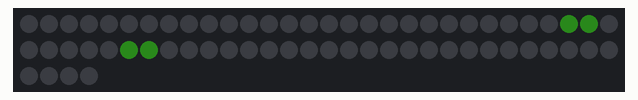
A program run on a simulated MicroPython board. Parts: 64 RGB LEDs in strip order, left to right, continuing on the next row. Dim RGB values are drawn brighter than linear; random numbers come from a fixed seed.

Above: at 0.1 s.
At 4.1 s:
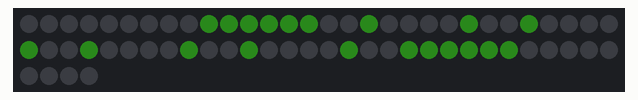
At 10.1 s:
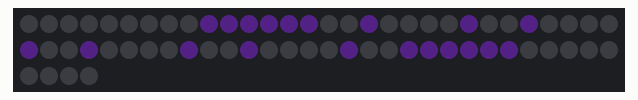
At 16.1 s:
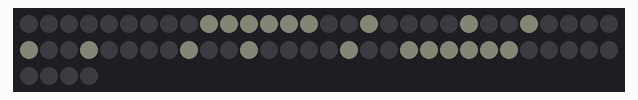
At 26.1 s:
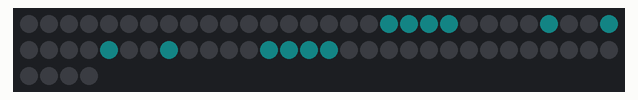
At 38.1 s:
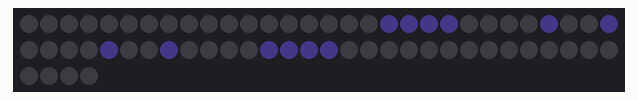

Measured:
- what the display in image 1 shows lasts 2.0 s, from 4.0 s to 6.0 s

The program:

cleoniceras.py
```python
import neopixel
from machine import Pin
from random import randint
from time import sleep

np = neopixel.NeoPixel(Pin(0),8*8)
def randomSquare(t):
    for i in range(8):
        r = randint(1,10)
        g = randint(1,10)
        b = randint(1,10)
        np[27] = (r,g,b)
        np[28] = (r,g,b)
        np[35] = (r,g,b)
        np[36] = (r,g,b)
        np.write()
        sleep(t)
        np[27] = (0,0,0)
        np[28] = (0,0,0)
        np[35] = (0,0,0)
        np[36] = (0,0,0)

        np[18] = (r,g,b)
        np[19] = (r,g,b)
        np[20] = (r,g,b)
        np[21] = (r,g,b)
        np[26] = (r,g,b)
        np[29] = (r,g,b)
        np[34] = (r,g,b)
        np[37] = (r,g,b)
        np[42] = (r,g,b)
        np[43] = (r,g,b)
        np[44] = (r,g,b)
        np[45] = (r,g,b)
        np.write()
        sleep(t)

        np[18] = (0,0,0)
        np[19] = (0,0,0)
        np[20] = (0,0,0)
        np[21] = (0,0,0)
        np[26] = (0,0,0)
        np[29] = (0,0,0)
        np[34] = (0,0,0)
        np[37] = (0,0,0)
        np[42] = (0,0,0)
        np[43] = (0,0,0)
        np[44] = (0,0,0)
        np[45] = (0,0,0)

        np[9] = (r,g,b)
        np[10] = (r,g,b)
        np[11] = (r,g,b)
        np[12] = (r,g,b)
        np[13] = (r,g,b)
        np[14] = (r,g,b)
        np[17] = (r,g,b)
        np[22] = (r,g,b)
        np[25] = (r,g,b)
        np[30] = (r,g,b)
        np[33] = (r,g,b)
        np[38] = (r,g,b)
        np[41] = (r,g,b)
        np[46] = (r,g,b)
        np[49] = (r,g,b)
        np[50] = (r,g,b)
        np[51] = (r,g,b)
        np[52] = (r,g,b)
        np[53] = (r,g,b)
        np[54] = (r,g,b)
        np.write()
        sleep(t)

        np[9] = (0,0,0)
        np[10] = (0,0,0)
        np[11] = (0,0,0)
        np[12] = (0,0,0)
        np[13] = (0,0,0)
        np[14] = (0,0,0)
        np[17] = (0,0,0)
        np[22] = (0,0,0)
        np[25] = (0,0,0)
        np[30] = (0,0,0)
        np[33] = (0,0,0)
        np[38] = (0,0,0)
        np[41] = (0,0,0)
        np[46] = (0,0,0)
        np[49] = (0,0,0)
        np[50] = (0,0,0)
        np[51] = (0,0,0)
        np[52] = (0,0,0)
        np[53] = (0,0,0)
        np[54] = (0,0,0)
        np.write()

def randomMatrix(t):
    for i in range(64):
        arrayNum = randint(0,63)
        r = randint(0,10)
        g = randint(0,10)
        b = randint(0,10)
        np[arrayNum] = (r,g,b)
        np.write()
        sleep(t)
    for k in range(64):
        np[k] = (0,0,0)
        np.write()

while True:
    randomSquare(2)
    randomMatrix(0.5)


        
```
